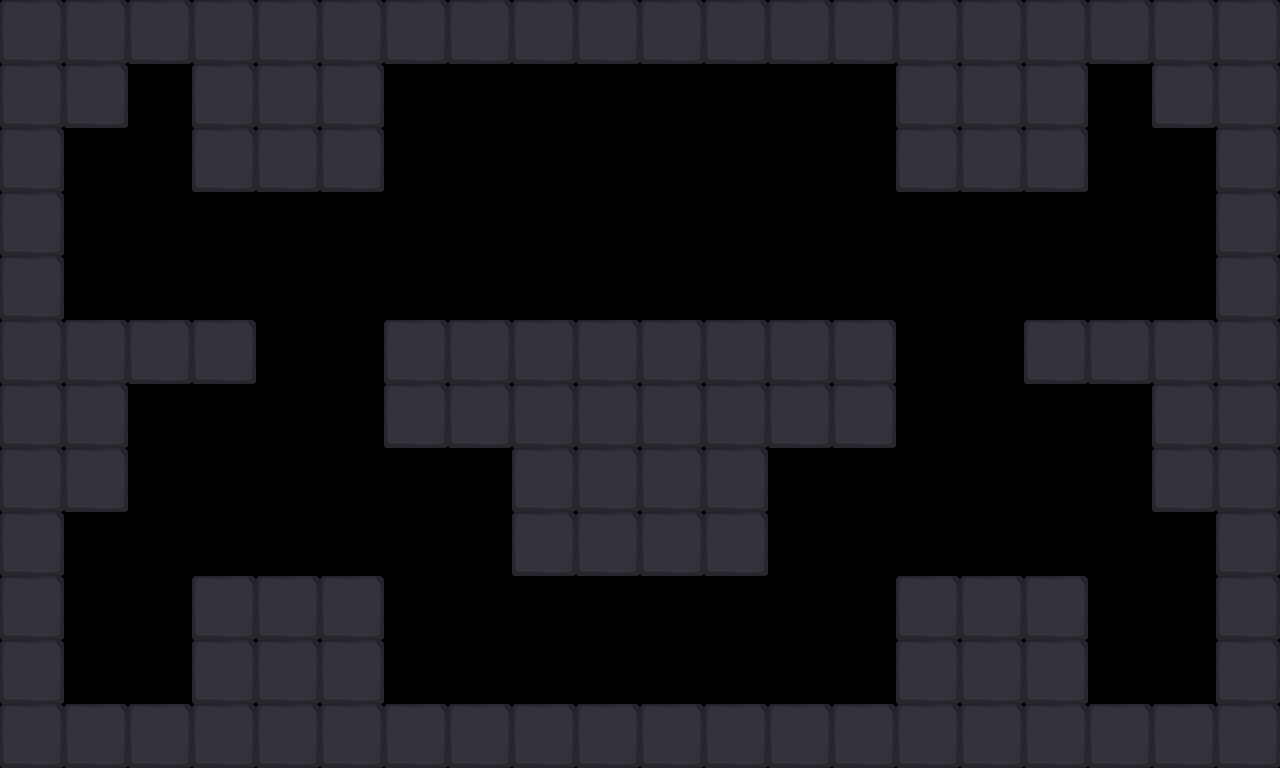

Rendered tile map (Tiled .tmx) drawn with the repository's tilesets; below, a short description and the full map source, tile grids included:
An orthogonal 20x12 tile map with 64x64 px tiles, 1 tile layer (Tile Layer 1).

<map version="1.0" orientation="orthogonal" renderorder="right-down" width="20" height="12" tilewidth="64" tileheight="64" nextobjectid="1">
 <tileset firstgid="1" name="block" tilewidth="64" tileheight="64" tilecount="1" columns="1">
  <image source="player-assets/block.png" width="64" height="64" />
 </tileset>
 <layer name="Tile Layer 1" width="20" height="12">
  <data encoding="csv">
1,1,1,1,1,1,1,1,1,1,1,1,1,1,1,1,1,1,1,1,
1,1,0,1,1,1,0,0,0,0,0,0,0,0,1,1,1,0,1,1,
1,0,0,1,1,1,0,0,0,0,0,0,0,0,1,1,1,0,0,1,
1,0,0,0,0,0,0,0,0,0,0,0,0,0,0,0,0,0,0,1,
1,0,0,0,0,0,0,0,0,0,0,0,0,0,0,0,0,0,0,1,
1,1,1,1,0,0,1,1,1,1,1,1,1,1,0,0,1,1,1,1,
1,1,0,0,0,0,1,1,1,1,1,1,1,1,0,0,0,0,1,1,
1,1,0,0,0,0,0,0,1,1,1,1,0,0,0,0,0,0,1,1,
1,0,0,0,0,0,0,0,1,1,1,1,0,0,0,0,0,0,0,1,
1,0,0,1,1,1,0,0,0,0,0,0,0,0,1,1,1,0,0,1,
1,0,0,1,1,1,0,0,0,0,0,0,0,0,1,1,1,0,0,1,
1,1,1,1,1,1,1,1,1,1,1,1,1,1,1,1,1,1,1,1
</data>
 </layer>
</map>